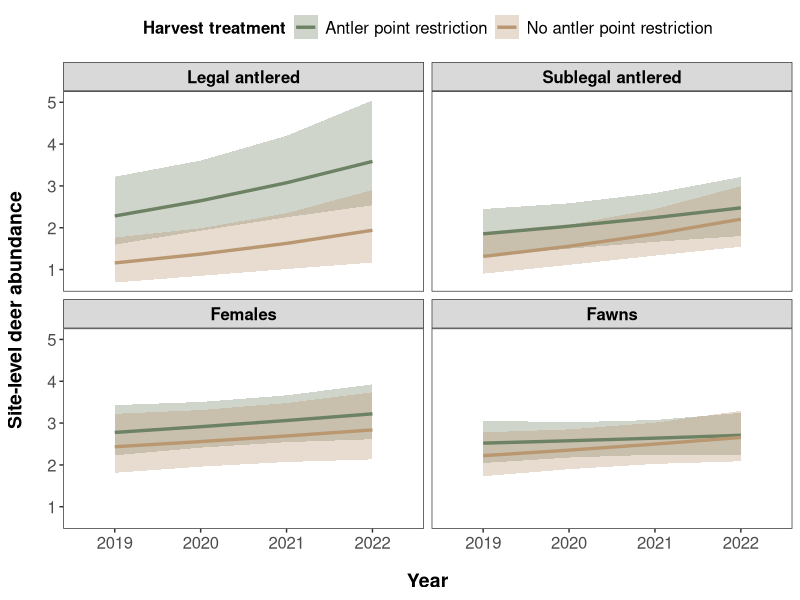
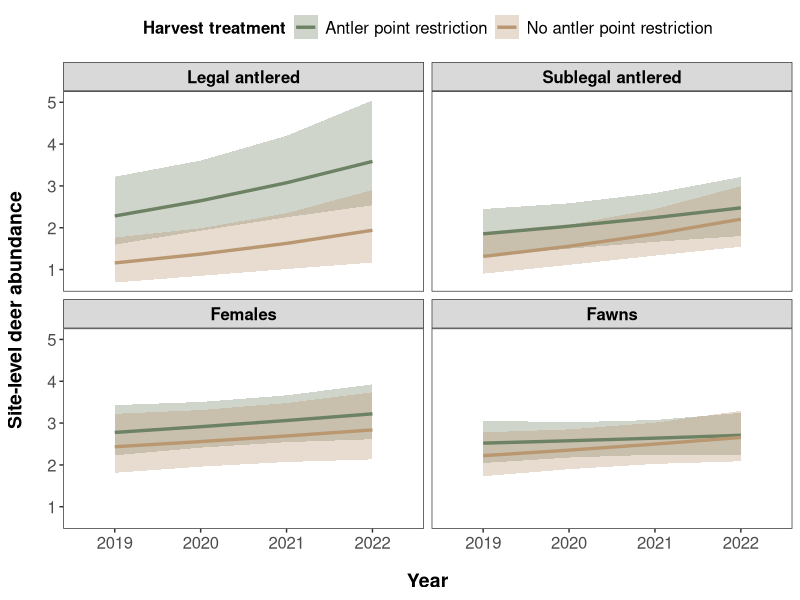

Source code (R) for these figures, in order:

#############################################
######### Marginal-Effects Plots ############
#############################################

# Load packages.
library(ggplot2)
library(dplyr)
library(stringr)
library(scales)

# Load marginal-effects data by sex-and-age class and add class identifier.
legal <- read.csv("Results_ME_Legal.csv") %>%
  mutate(class = "Legal antlered")

sublegal <- read.csv("Results_ME_Sublegal.csv") %>%
  mutate(class = "Sublegal antlered")

female <- read.csv("Results_ME_Females.csv") %>%
  mutate(class = "Females")

fawns <- read.csv("Results_ME_Fawns.csv") %>%
  mutate(class = "Fawns")

# Combine data for all sex-and-age classes.
deer <- rbind(legal, sublegal, female, fawns)

# Rename the treatment and control areas (for clarity).
deer <- deer %>%
  mutate(trt_name = recode(trt_name, "APR" = "Antler point restriction", "Non-APR" = "No antler point restriction"))

# Plot marginal-effects for all sex-and-age classes in a single figure.
deer.me <- ggplot(data = deer, aes(x = as.factor(year), y = mean, color = trt_name, group = trt_name)) +
  geom_ribbon(aes( ymin = l95, ymax = u95, fill = trt_name), alpha = 0.33, size = 0, position = position_dodge(width = 0), color = NA) +
  geom_line(size = 1.15, linetype = "solid", position = position_dodge(width = 0)) + # Add error and lines first so the points land on top.
  facet_wrap(~factor(class, levels = c('Legal antlered', 'Sublegal antlered', 'Females', 'Fawns'))) # Reorder the panels for consistency.

# Make the plot prettier.
deer.me <- deer.me + labs(x= "Year", y= "Site-level deer abundance") + 
  theme_bw() +
  theme(axis.title.x = element_text(face="bold", size = 14, margin = margin(t = 15)),
        axis.title.y = element_text(face="bold", size = 14, margin = margin(r = 15))) +
  theme(axis.text=element_text(size=12)) + 
  theme(legend.text = element_text(size=12)) + 
  theme(legend.title = element_text(size=12, face = "bold")) +
  theme(panel.grid.major = element_blank(), panel.grid.minor = element_blank()) + # Remove the grid lines.
  theme(strip.text.x = element_text(size=12, face="bold", color="black")) +
  theme(strip.text.y = element_text(size=12, face="bold", color="black")) +
  scale_color_manual(values = c("#6D8163", "#B99771"), name = "Harvest treatment") + # Customize the colors.
  scale_fill_manual(values = c("#6D8163", "#B99771"), name = "Harvest treatment") # Do the color thing again.

# Re-position the legend.
deer.me <- deer.me + theme(legend.position = "top", legend.justification = "top")

# Take a look at the final figure.
deer.me

# Save the plot (and scale it to fit in a Word doc nicely). Note that the resolution was reduced to accommodate GitHub size restrictions.
tiff(filename = "Figure_02.tiff", res = 300, units="in", width=6.5, height=6.5) 
print(deer.me)
dev.off()
